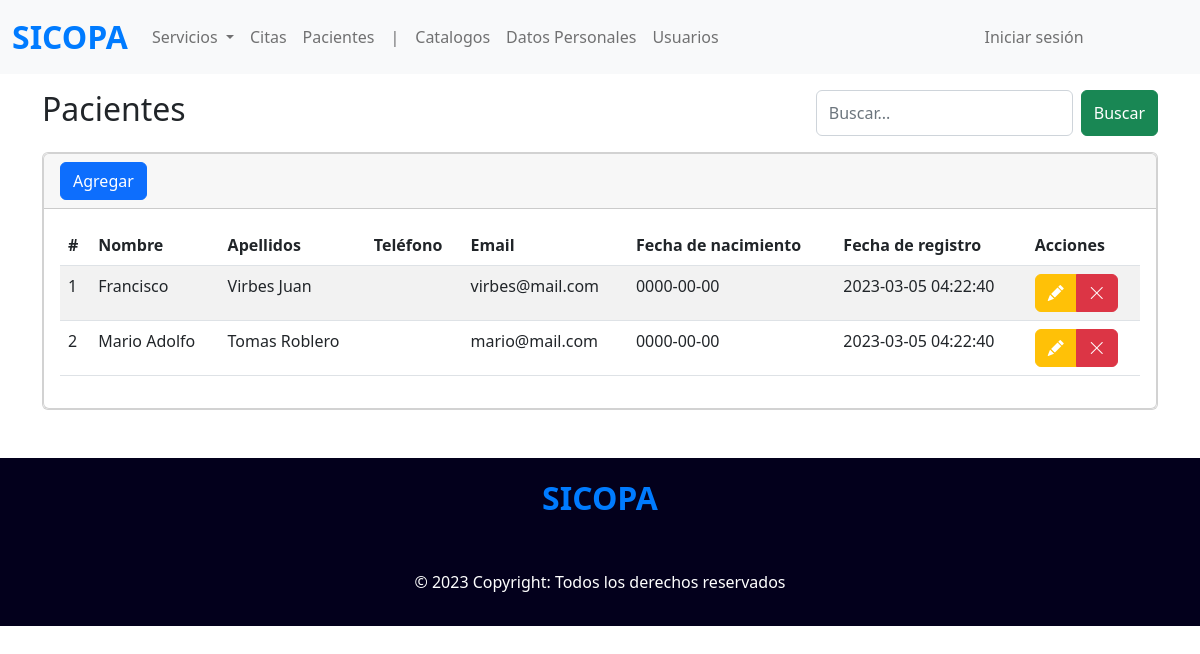
/pacientes, run on the app's committed database.
### tables this page shows
CREATE TABLE paciente (
	id_paciente INT PRIMARY KEY AUTO_INCREMENT NOT NULL,
    nombre VARCHAR(30) NOT NULL,
    apellidos VARCHAR(50) NOT NULL,
    fec_nac DATE NOT NULL,
    tel VARCHAR(30) NOT NULL,
    email VARCHAR(50), 
    password VARCHAR(120),
        
    fecha_registro TIMESTAMP DEFAULT CURRENT_TIMESTAMP
);

### index.php (called while the page is built, shortened)
<?php
require_once 'controllers/patient.controller.php';
require_once 'models/patient.model.php';
include 'views/templates/layout.php';

### models/connection.php (called while the page is built)
<?php
class Conexion {
    static public function conectar() {
        $link = new PDO('mysql:host=localhost;dbname=sicopa', 'root', '');
        $link -> exec('set names utf8');
        return $link;
    }
}

### models/patient.model.php (called while the page is built, shortened)
<?php
require_once 'connection.php';
class PatientModel{
    public static function getPatients(){
        $sql = 'SELECT * FROM paciente';
        $stmt = Conexion::conectar() -> prepare ($sql);
        $stmt -> execute();
        return $stmt -> fetchAll(PDO::FETCH_ASSOC);
    }
}

### controllers/patient.controller.php (called while the page is built, shortened)
<?php
class PatientController {
    public static function getPatients() {
        return PatientModel::getPatients();
    }
}

### views/modules/pacientes.php (the view, shortened to what this page needs)
<section class="container">
    <div class="mt-3 buscador">
        <h2>Pacientes</h2>
        <form class="d-flex">
            <input class="form-control me-2" type="search" placeholder="Buscar..." aria-label="Search">
            <button class="btn btn-success" type="submit">Buscar</button>
        </form>
    </div>
    <div class="mt-3 card">
        <div class="card">
            <div class="card-header">
                <button type="button" class="btn btn-primary" data-bs-toggle="modal" data-bs-target="#exampleModal">
                    Agregar
                </button>
            </div>
            <div class="card-body">
                <div class="table-responsive">
                    <table class="table table-striped" id="table">
                        <thead>
                            <tr>
                                <th scope="col">#</th>
                                <th>Nombre</th>
                                <th>Apellidos</th>
                                <th>Teléfono</th>
                                <th>Email</th>
                                <th>Fecha de nacimiento</th>
                                <th>Fecha de registro</th>
                                <th>Acciones</th>
                            </tr>
                        </thead>
                        <tbody>
                            <?php
                        $patients = PatientController::getPatients();
                        foreach ($patients as $patient) { ?>
                                <tr>
                                <td scope="row"><?php echo $patient['id_paciente']; ?></td>
                                <td><?php echo $patient['nombre']; ?></td>
                                <td><?php echo $patient['apellidos']; ?></td>
                                <td><?php echo $patient['tel']; ?></td>
                                <td><?php echo $patient['email']; ?></td>
                                <td><?php echo $patient['fec_nac']; ?></td>
                                <td><?php echo $patient['fecha_registro']; ?></td>
                                <td>
                                    <div class="btn-group" role="group" aria-label="Basic mixed styles example">
                                        <button type="button" class="btn btn-warning">
                                            <i class='bi bi-pencil-fill text-white'></i>
                                        </button>
                                        <a href="eliminar/<?php echo $patient['id_paciente'] ?>" class="btn btn-danger" name="eliminar">
                                            <i class='bi bi-x-lg'></i>
                                        </a>
                                    </div>
                                </td>
                                </tr>
                            <?php } ?>
                        </tbody>
                    </table>
                </div>
            </div>
        </div>
    </div>
</section>

### views/templates/layout.php (shortened to what this page needs)
<!doctype html>
<html lang="en">
<head>
    <link href="https://cdn.jsdelivr.net/npm/bootstrap@5.2.1/dist/css/bootstrap.min.css" rel="stylesheet">
    <link rel="stylesheet" href="https://cdn.jsdelivr.net/npm/bootstrap-icons@1.10.3/font/bootstrap-icons.css">
    <link rel="stylesheet" href="<?php echo SERVER_URL ?>views/css/estilos.css">
    <link rel="stylesheet" href="<?php echo SERVER_URL ?>views/css/mtto.css">
    <link rel="stylesheet" href="<?php echo SERVER_URL ?>views/css/table.responsive.css">
</head>
<body>
    <?php
    if (isset($_GET["ruta"])) {
        $ruta = $_GET['ruta'];
        if (
            $ruta == "citas" ||
            $ruta == "pacientes" ||
            $ruta == "usuarios" ||
            $ruta == "main" ||
            $ruta == "catalogos" ||
            $ruta == "datos-personales" ||
            $ruta == "salir"
        ) {
            include 'header.php';
            include "views/modules/{$ruta}.php";
        }
    } else {
        include 'header.php';
        include "views/modules/main.php";
    }
    include 'footer.php';
    ?>
</body>

### views/templates/header.php (shortened to what this page needs)
<header>
    <nav class="navbar navbar-expand-lg navbar-light bg-light">
        <div class="container-fluid">
            <a class="logo navbar-brand" href="main">SICOPA</a>
            <div class="collapse navbar-collapse" id="navbarNav">
                <div class="sesion">
                    <ul class="navbar-nav">
                        <li class="nav-item dropdown">
                            <a class="nav-link dropdown-toggle" href="#" id="navbarScrollingDropdown" role="button" data-bs-toggle="dropdown" aria-expanded="false">
                                Servicios
                            </a>
                        </li>
                        <li class="nav-item">
                            <a class="nav-link" href="#">Citas</a>
                        </li>
                        <li class="nav-item">
                            <a class="nav-link" href="pacientes">Pacientes</a>
                        </li>
                        <li class="nav-item">
                            <a class="nav-link" href="">|</a>
                        </li>
                        <li class="nav-item">
                            <a class="nav-link" href="catalogos">Catalogos</a>
                        </li>
                        <li class="nav-item">
                            <a class="nav-link" href="datos-personales">Datos Personales</a>
                        </li>
                        <li class="nav-item">
                            <a class="nav-link" href="usuarios">Usuarios</a>
                        </li>
                    </ul>
                    <div class="d-flex gap-4">
                        <div class="dropdown">
                            <?php
                            if (isset($_SESSION['usuario'])) {
                                echo '
                                <a class="nav-link" href="#" id="navbarScrollingDropdown" role="button" data-bs-toggle="dropdown" aria-expanded="false">'
                                    . $_SESSION["nombre"] . ' ' . $_SESSION["apellidos"] . '
                                </a>
                                <ul class="dropdown-menu espacio" aria-labelledby="navbarScrollingDropdown">
                                    <li><a class="dropdown-item" href="salir">Salir</a></li>
                                </ul>
                                ';
                            } else {
                                echo '
                                <a class="nav-link" href="#" id="navbarScrollingDropdown" role="button" data-bs-toggle="dropdown" aria-expanded="false">
                                    Iniciar sesión
                                </a>
                                <ul class="dropdown-menu espacio" aria-labelledby="navbarScrollingDropdown">
                                    <li><a class="dropdown-item" href="login/paciente">Paciente</a></li>
                                    <li><a class="dropdown-item" href="login/doctor">Doctor</a></li>
                                </ul>
                                ';
                            }
                            ?>
                        </div>
                    </div>
                </div>
            </div>
        </div>
    </nav>
</header>

### views/templates/footer.php (shortened to what this page needs)
<footer class="mt-5 text-center text-lg-start">
  <div class="text-center p-3">
    <a class="logo navbar-brand" href="main">SICOPA</a>
    <p class="mt-5">© 2023 Copyright: Todos los derechos reservados</p>
  </div>
</footer>

### views/css/estilos.css (style rules this page uses)
.sesion a { color: #0000008c; }
.logo { color: #007bff; font-size: 2rem; font-weight: bold; }
@media (min-width: 768px) { .buscador { display: flex; justify-content: space-between; } }
@media (min-width: 768px) { .sesion { width: 90%; display: flex; justify-content: space-between; align-items: center; } }
footer { color: white; background-color: #03001C; }

### data on the page
paciente: id_paciente "1", nombre "Francisco", apellidos "Virbes Juan", email "virbes@mail.com", fec_nac "0000-00-00", fecha_registro "2023-03-05 04:22:40"
paciente: id_paciente "2", nombre "Mario Adolfo", apellidos "Tomas Roblero", email "mario@mail.com", fec_nac "0000-00-00", fecha_registro "2023-03-05 04:22:40"
